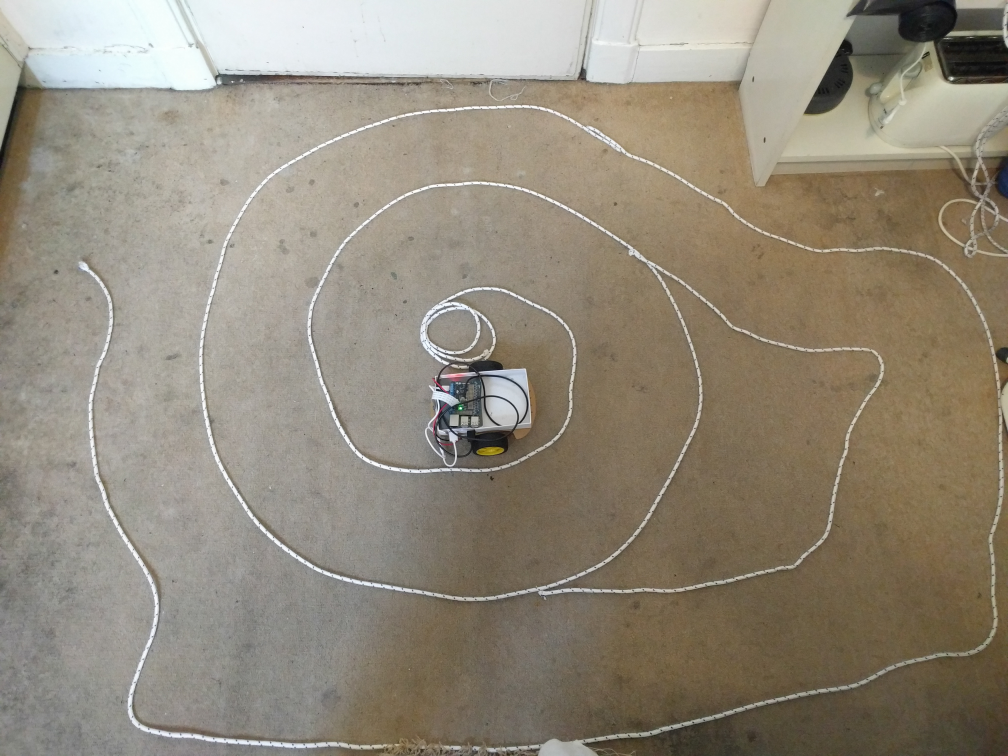
#> input picture images/aveta-spiral.jpg, 4032 x 3024 px (shown at 1/4 size)
$ python -i preprocessing.py   (imports and definitions only)
#> lines starting #> are read from the running program, lines starting #| are printed output that depends on the picture; after the words box and inside, x2 and y2 are one past the last pixel; in counts of white or black regions, pixels touching at a corner belong together
#> further down, picture is the input picture: shape (3024, 4032, 3); mean B, G, R 123, 138.1, 146.4
from __future__ import print_function
import re
import cv2
import os
import sys
import argparse
import shutil

from scipy.stats import mode
from matplotlib import pyplot as plt

from common import command_readable_mapping

def _imshow(name, img):
    cv2.namedWindow(name, cv2.WINDOW_NORMAL)
    cv2.imshow(name, img)

def _process(im):
    kern = cv2.getStructuringElement(cv2.MORPH_RECT, (7, 7))
    kern_small = cv2.getStructuringElement(cv2.MORPH_RECT, (3, 3))

    gr = cv2.cvtColor(im, cv2.COLOR_BGR2GRAY)
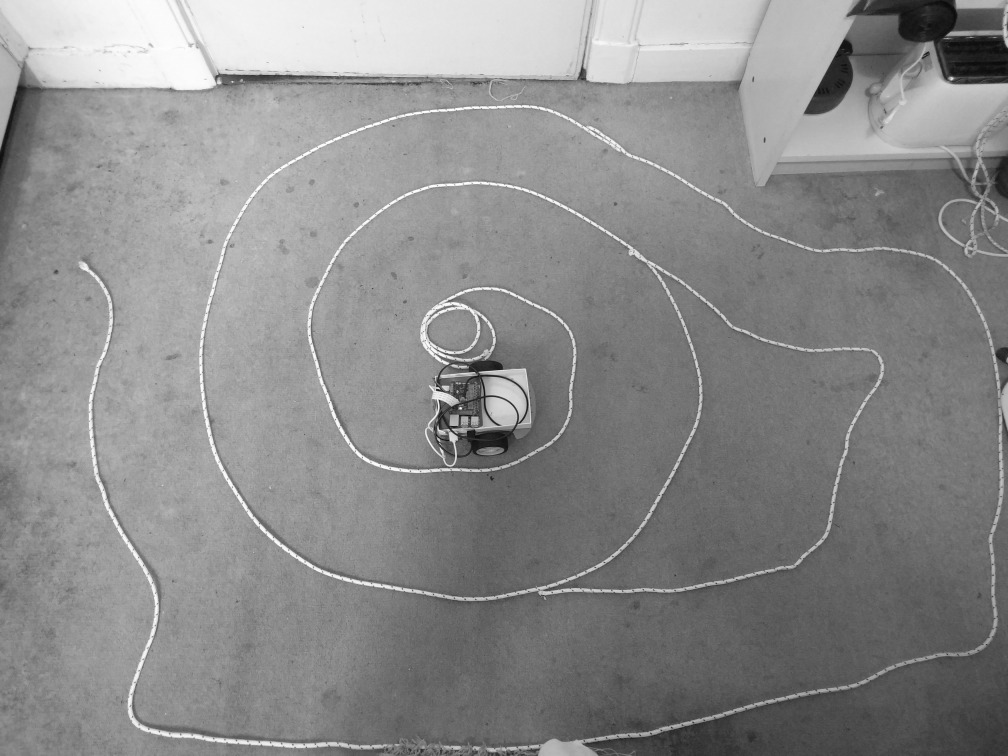
#> gr: shape (3024, 4032) (shown at 1/4 size); min 0, max 255, mean 138.8
    bl = cv2.GaussianBlur(gr, (11, 11), 0.)
    eq = cv2.equalizeHist(bl)
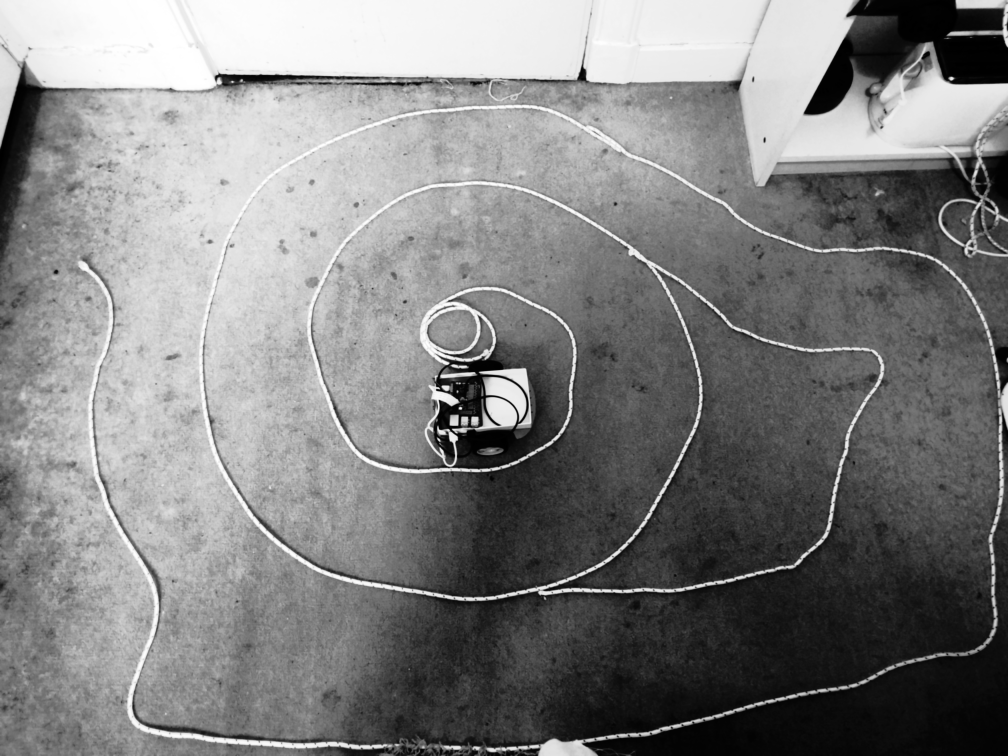
#> eq: shape (3024, 4032) (shown at 1/4 size); min 0, max 255, mean 128.5
    edges = cv2.Canny(eq, 70, 210)
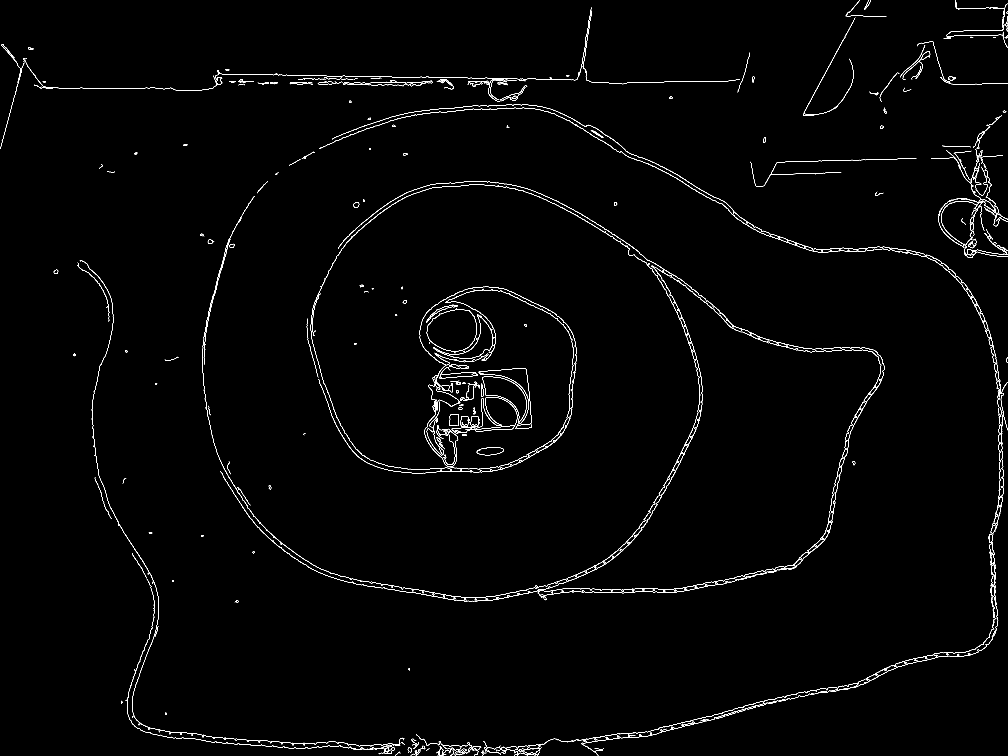
#> edges: shape (3024, 4032) (shown at 1/4 size); 0.73% white in thin lines or dots
    edges = cv2.dilate(edges, kern)
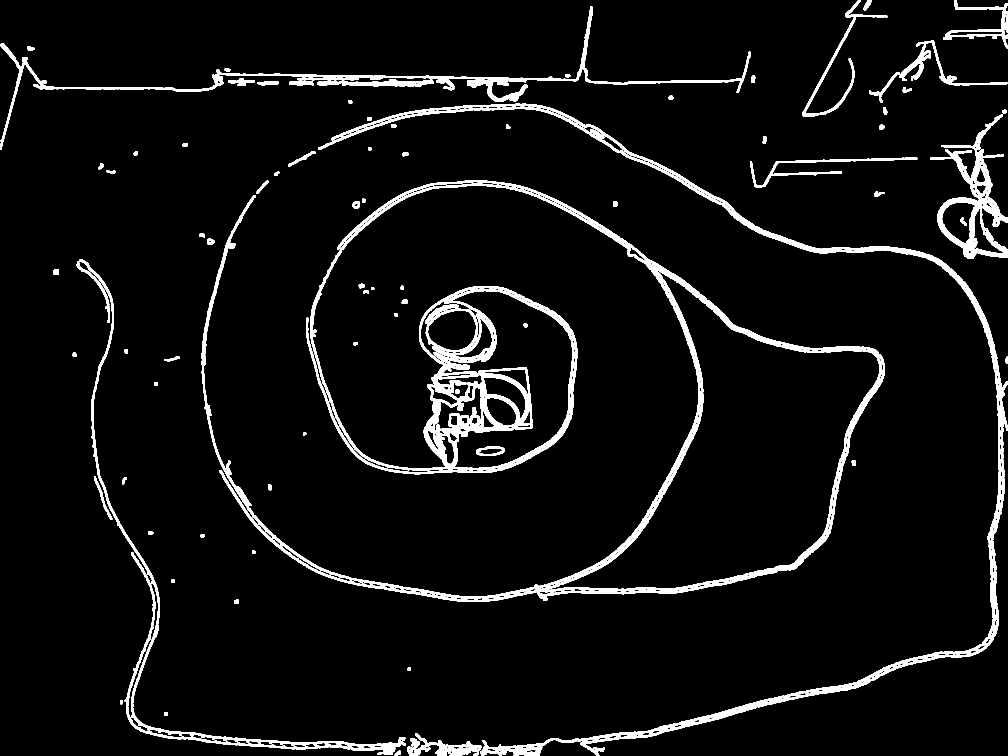
#> edges: shape (3024, 4032) (shown at 1/4 size); 5.1% white; 89 white regions, largest, box (x1, y1, x2, y2) and area: (806, 721, 3540, 2408) 278550, (1273, 415, 4032, 3024) 123434, (316, 1038, 1623, 3020) 45793
    edges = cv2.erode(edges, kern_small)
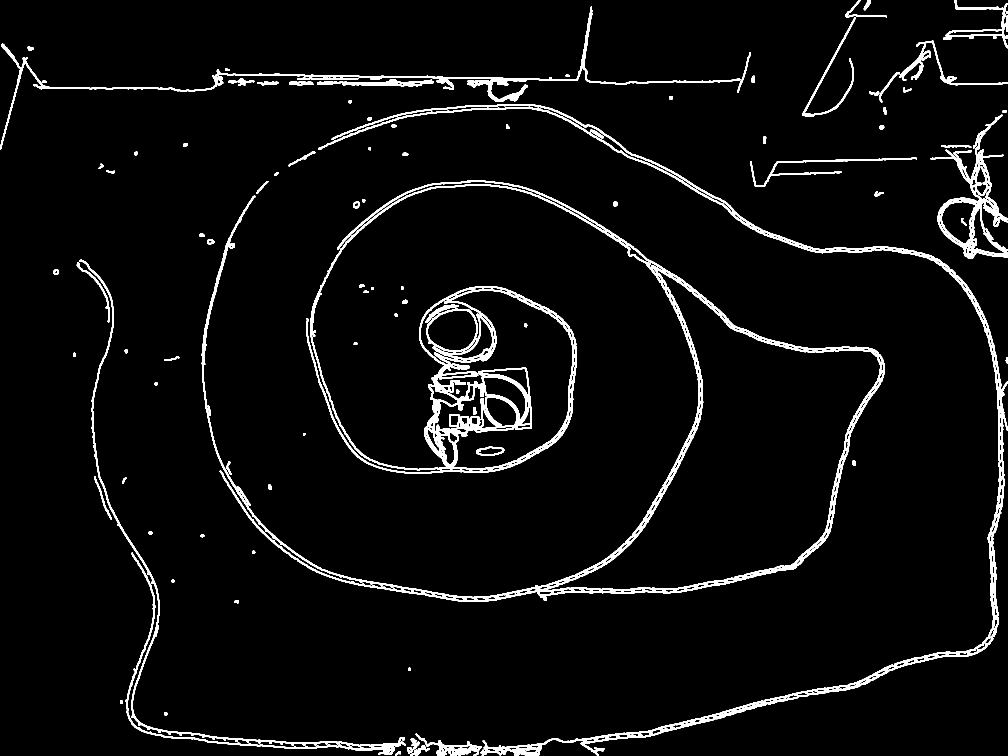
#> edges: shape (3024, 4032) (shown at 1/4 size); 3.9% white; 93 white regions, largest, box (x1, y1, x2, y2) and area: (807, 722, 3539, 2407) 209324, (1274, 416, 4032, 3024) 93925, (0, 27, 2962, 598) 34340
    out = im[:]
    out[edges==0] = 0
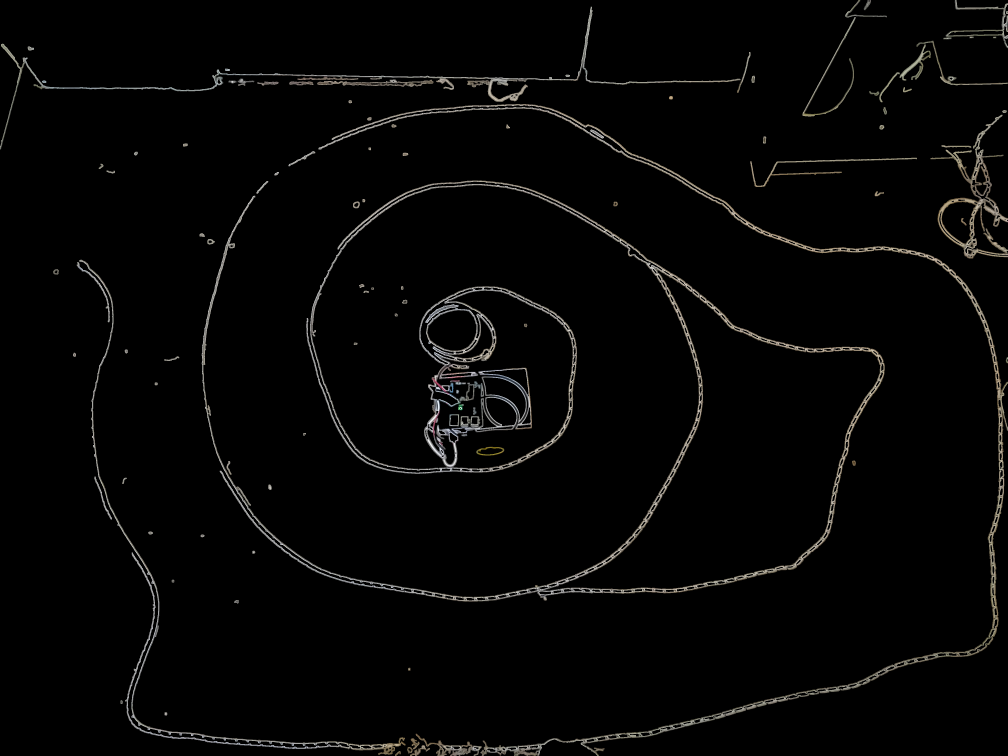
#> out: shape (3024, 4032, 3) (shown at 1/4 size); mean B, G, R 5.1, 5.5, 5.7

    return dict(grayscale=gr, blurred=bl, equalized=eq, edges=edges, out=out)


# [101 lines left out: functions main, augment_data, next_writable_filenum, augment_dir, _process_labeldir, parse_args, not called in this run]


# [4 lines not run here, left out]

>>> import cv2
>>> picture = cv2.imread('../images/aveta-spiral.jpg')
>>> result = _process(picture)
#> result = 5 items
